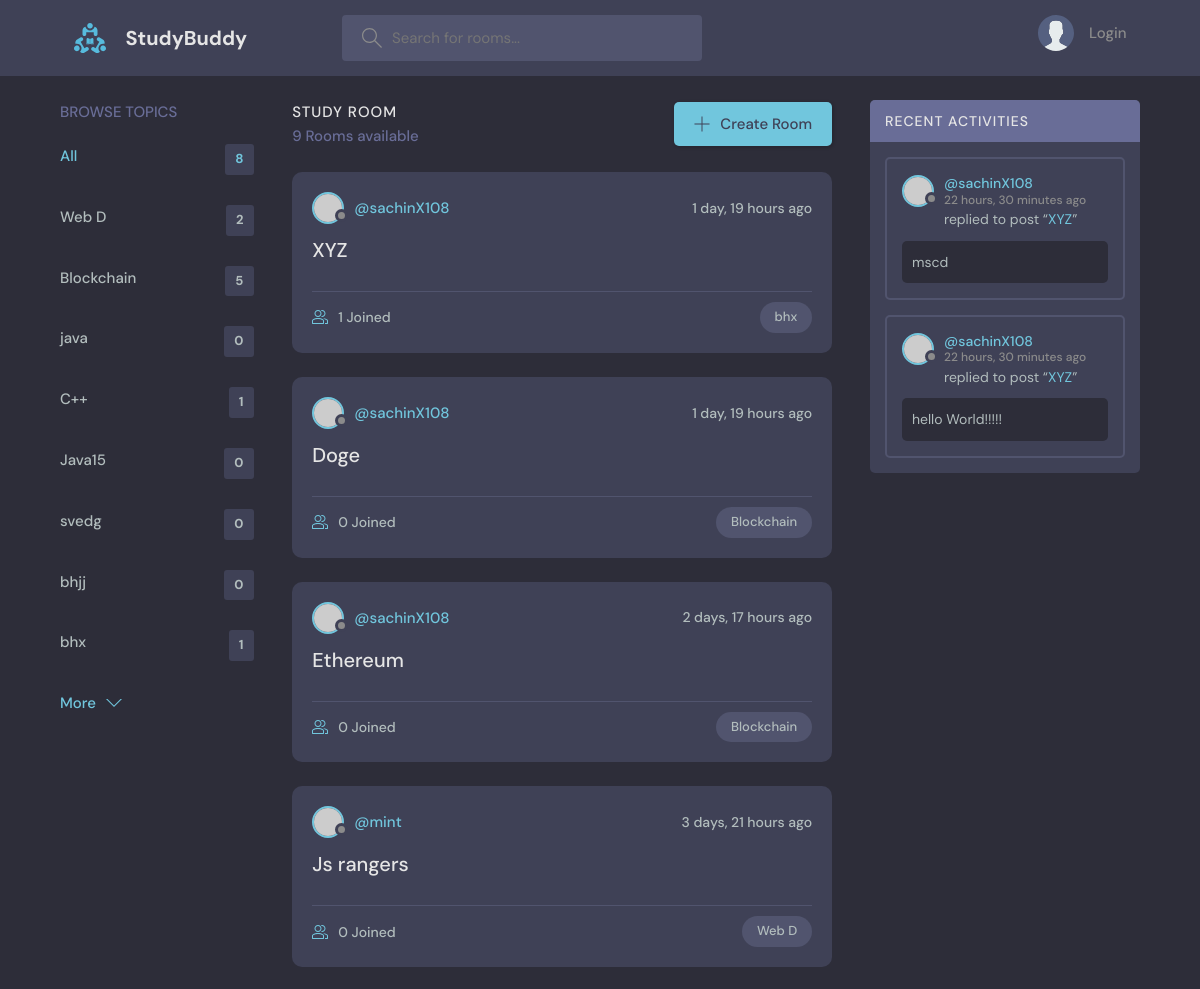
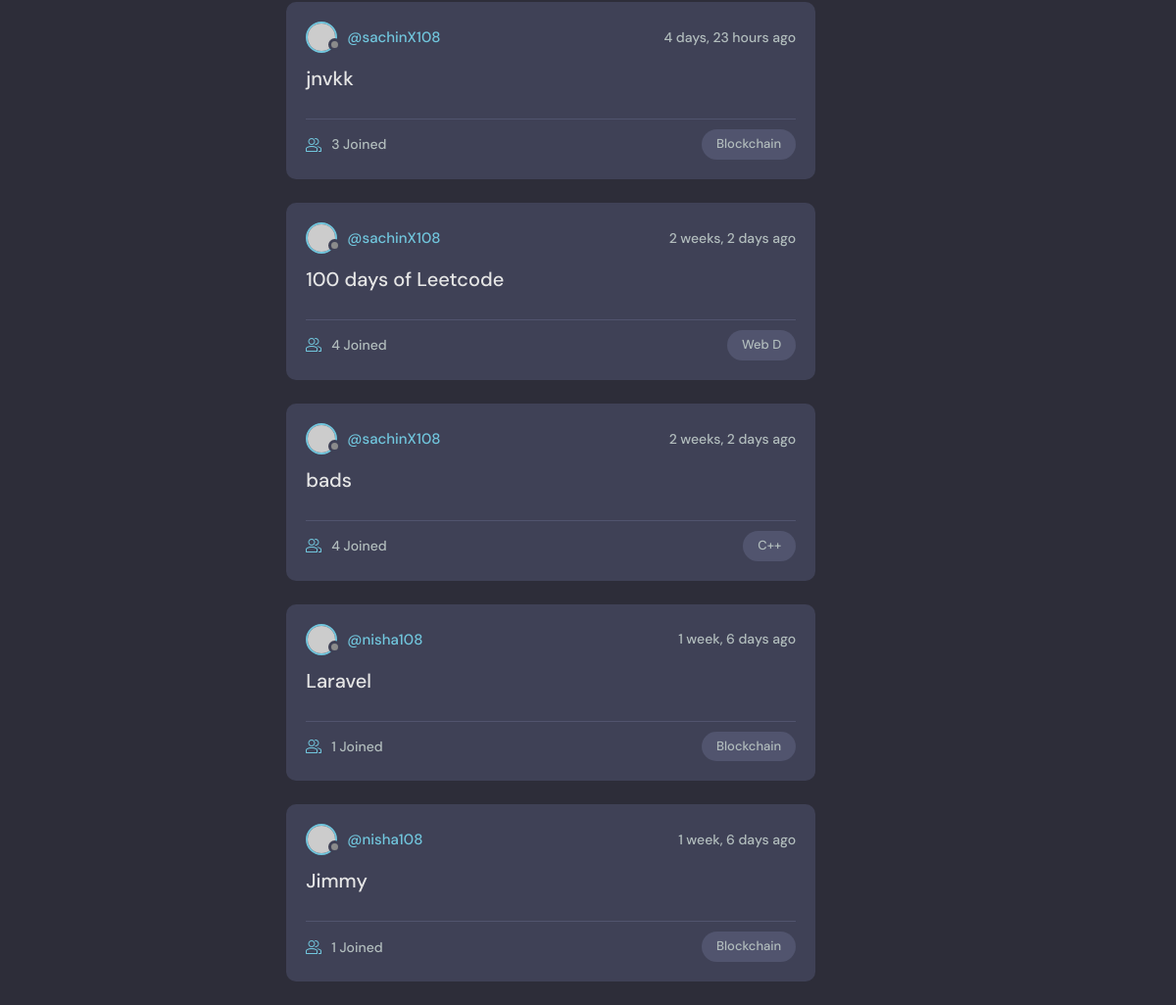
Screenshot of /?q=bhx with the database file from the repository (2 pictures, top to bottom).
### base/models.py (models this page shows, shortened)
class Topic(models.Model):
    name=models.CharField(max_length=200)

class Room(models.Model):
    host=models.ForeignKey(User, on_delete=models.SET_NULL, null=True)
    topic=models.ForeignKey(Topic, on_delete=models.SET_NULL, null=True)
    name=models.CharField(max_length=200)
    desccription=models.TextField(null=True, blank=True)
    participants=models.ManyToManyField(User, related_name='participants', blank=True)
    updated=models.DateTimeField(auto_now=True)
    created=models.DateTimeField(auto_now_add=True)
    class Meta:
        ordering=['-updated', '-created']
    def __str__(self):
        return self.name

class Message(models.Model):
    room=models.ForeignKey(Room, on_delete=models.CASCADE)
    user=models.ForeignKey(User, on_delete=models.CASCADE)
    body=models.TextField()
    updated=models.DateTimeField(auto_now=True)
    created=models.DateTimeField(auto_now_add=True)
    class Meta:
        ordering=['-updated', '-created']

### base/views.py (the view)
# urls.py: path('', views.Home, name='Home'),
def Home(request):
    q=request.GET.get('q', default="")
    rooms=Room.objects.all()
    room_count=rooms.count()
    topics=Topic.objects.all()
    room_messages=Message.objects.filter(Q(room__topic__name__icontains=q))
    context={'rooms':rooms, 'topics':topics, 'room_count':room_count, "room_messages":room_messages}
    return render(request, 'base/home.html', context)

### base/Templates/base/home.html (shortened to what this page needs)
{%  extends 'Main.html' %}
{% block content %}
<main class="layout layout--3">
      <div class="container">
        {% include 'base/topic_components.html' %}
        <div class="roomList">
          <div class="roomList__header">
            <div>
              <h2>Study Room</h2>
              <p>{{rooms.count}} Rooms available</p>
            </div>
            <a class="btn btn--main" href="{%url 'create-room' %}">
              <svg version="1.1" xmlns="http://www.w3.org/2000/svg" width="32" height="32" viewBox="0 0 32 32">
                <title>add</title>
                <path
                  d="M16.943 0.943h-1.885v14.115h-14.115v1.885h14.115v14.115h1.885v-14.115h14.115v-1.885h-14.115v-14.115z"
                ></path>
              </svg>
              Create Room
            </a>
          </div>
          {% include 'base/feed_component.html' %}
        </div>
        {% include 'base/activity_component.html' %}
      </div>
    </main>
{% endblock %}

### base/Templates/base/topic_components.html
<div class="topics">
    <div class="topics__header">
      <h2>Browse Topics</h2>
    </div>
    <ul class="topics__list">
      <li>
        <a href="{% url 'Home' %}" class="active">All <span>{{topics.count}}</span></a>
      </li>
      {% for topic in topics %}
      <li>
        <a href="{% url 'Home' %}?q={{topic.name}}">{{topic.name}} <span>{{topic.room_set.all.count}}</span> </a>
      </li>
      {% endfor %}
    </ul>
    <a class="btn btn--link" href="topics.html">
      More
      <svg version="1.1" xmlns="http://www.w3.org/2000/svg" width="32" height="32" viewBox="0 0 32 32">
        <title>chevron-down</title>
        <path d="M16 21l-13-13h-3l16 16 16-16h-3l-13 13z"></path>
      </svg>
    </a>
  </div>

### base/Templates/base/feed_component.html (shortened to what this page needs)
{% for room in rooms %}
<div class="roomListRoom">
    <div class="roomListRoom__header">
      <a href="{% url 'user-profile' room.host.id %}" class="roomListRoom__author">
        <div class="avatar avatar--small">
          <img src="https://randomuser.me/api/portraits/women/11.jpg" />
        </div>
        <span>@{{room.host.username}}</span>
      </a>
      <div class="roomListRoom__actions">
        <span>{{room.created|timesince}} ago</span>
      </div>
    </div>
    <div class="roomListRoom__content">
      <a href="{% url 'room' room.id %}">{{room.name}}</a>
    </div>
    <div class="roomListRoom__meta">
      <a href="{% url 'room' room.id %}" class="roomListRoom__joined">
        {{room.participants.all.count}} Joined
      </a>
      <p class="roomListRoom__topic">{{room.topic.name}}</p>
    </div>
  </div>
{% endfor %}

### base/Templates/base/activity_component.html (shortened to what this page needs)
<div class="activities">
    <div class="activities__header">
      <h2>Recent Activities</h2>
    </div>
    {% for message in room_messages %}
    <div class="activities__box">
      <div class="activities__boxHeader roomListRoom__header">
        <a href="{% url 'user-profile' message.user.id %}" class="roomListRoom__author">
          <div class="avatar avatar--small">
            <img src="https://randomuser.me/api/portraits/women/11.jpg" />
          </div>
          <p>
            @{{message.user}}
            <span>{{message.created | timesince}} ago</span>
          </p>
        </a>
      </div>
      <div class="activities__boxContent">
        <p>replied to post “<a href="{% url 'room' message.room.id %}">{{message.room}}</a>”</p>
        <div class="activities__boxRoomContent">
            {{message.body}}
        </div>
      </div>
    </div>
    {% endfor %}
  </div>

### rows the page displays
Topic: name "Web D", room_set.all.count "2"
Topic: name "Blockchain", room_set.all.count "5"
Topic: name "java", room_set.all.count "0"
Topic: name "C++", room_set.all.count "1"
Topic: name "Java15", room_set.all.count "0"
Topic: name "svedg", room_set.all.count "0"
Topic: name "bhjj", room_set.all.count "0"
Topic: name "bhx", room_set.all.count "1"
Room: host.username "sachinX108", created "1 day, 19 hours", name "XYZ", participants.all.count "1", topic.name "bhx"
Room: host.username "sachinX108", created "1 day, 19 hours", name "Doge", participants.all.count "0", topic.name "Blockchain"
Room: host.username "sachinX108", created "2 days, 17 hours", name "Ethereum", participants.all.count "0", topic.name "Blockchain"
Room: host.username "mint", created "3 days, 21 hours", name "Js rangers", participants.all.count "0", topic.name "Web D"
Room: host.username "sachinX108", created "4 days, 23 hours", name "jnvkk", participants.all.count "3", topic.name "Blockchain"
Room: host.username "sachinX108", created "2 weeks, 2 days", name "100 days of Leetcode", participants.all.count "4", topic.name "Web D"
Room: host.username "sachinX108", created "2 weeks, 2 days", name "bads", participants.all.count "4", topic.name "C++"
Room: host.username "nisha108", created "1 week, 6 days", name "Laravel", participants.all.count "1", topic.name "Blockchain"
Room: host.username "nisha108", created "1 week, 6 days", name "Jimmy", participants.all.count "1", topic.name "Blockchain"
Message: user "sachinX108", created "22 hours, 30 minutes", room "XYZ", body "mscd"
Message: user "sachinX108", created "22 hours, 30 minutes", room "XYZ", body "hello World!!!!!"

### other values shown
{{ topics.count }} "8"
{{ rooms.count }} "9"
